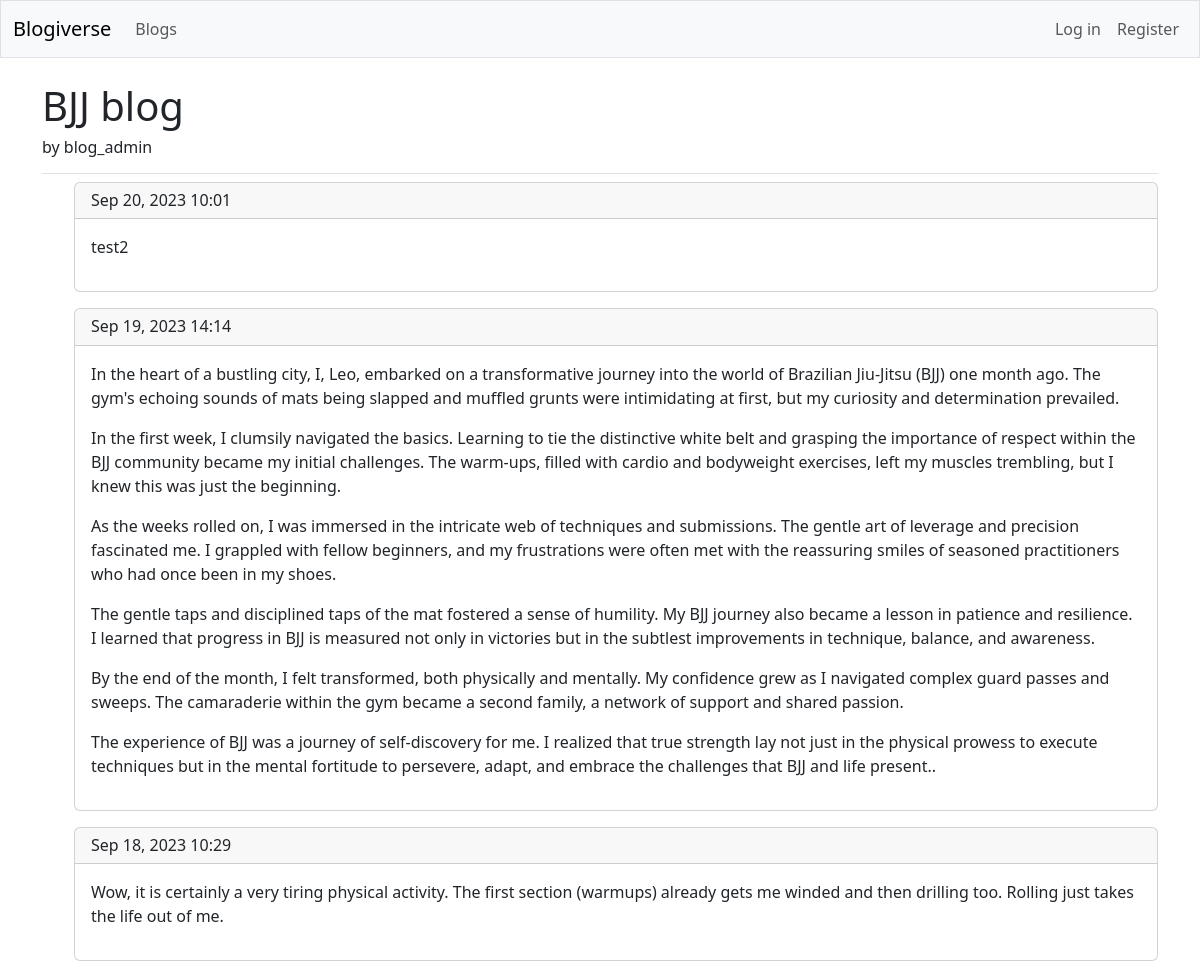
The app's page /blogs/1/, older data.
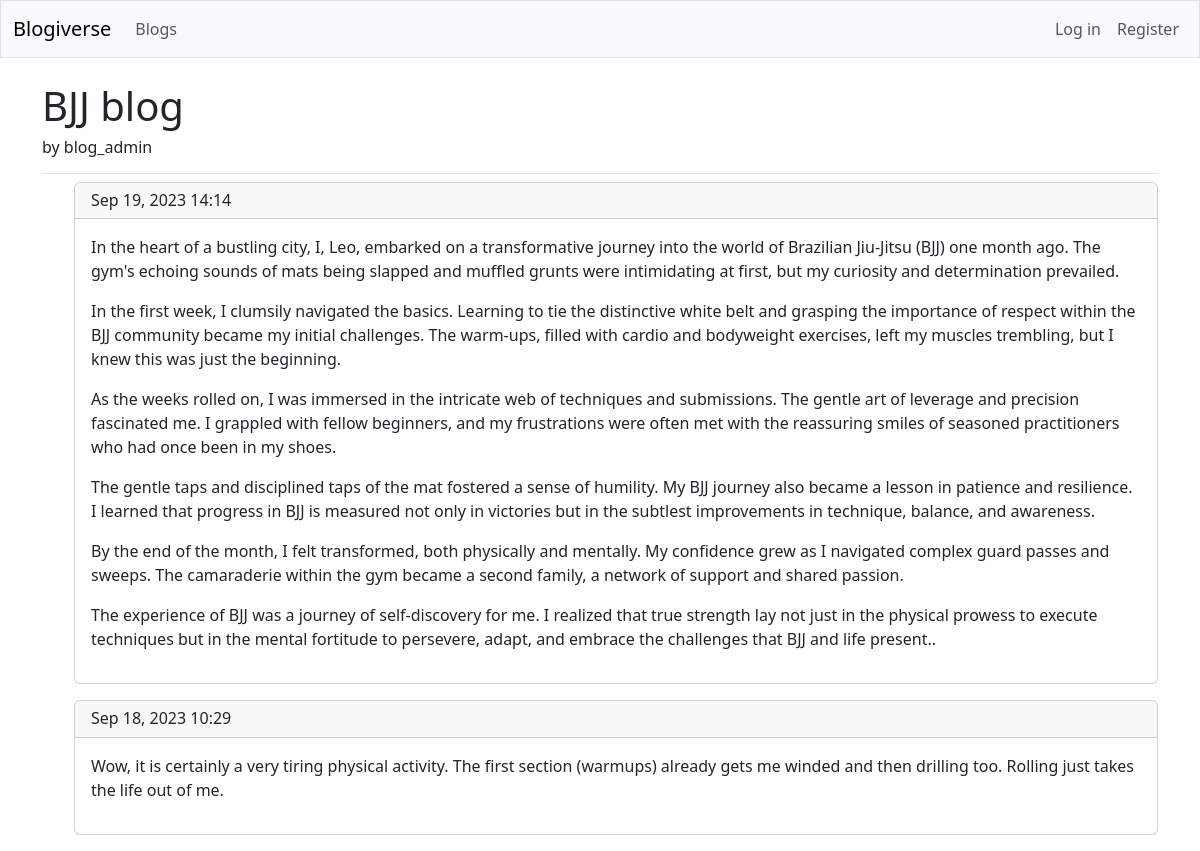
The same page, newer data.
### blogs/models.py (models this page shows, shortened)
class Post(models.Model):
    blog = models.ForeignKey(Blog, on_delete=models.CASCADE)
    text = models.TextField()
    date_added = models.DateTimeField(auto_now_add=True)
    class Meta:
        verbose_name_plural = 'posts'

### blogs/views.py (the view)
# urls.py: path('blogs/<int:blog_id>/', views.blog, name='blog'),
def blog(request, blog_id):
    blog = Blog.objects.get(id=blog_id)
    posts = blog.post_set.order_by('-date_added')
    context = {'blog':blog, 'posts':posts}
    return render(request, 'blogs/blog.html', context)

### blogs/templates/blogs/blog.html (shortened to what this page needs)
{% extends 'blogs/base.html' %}
{% block page_header %}
  <h1>{{ blog.title }}</h1>
  <h6>by {{ blog.owner }}</h6>
{% endblock page_header %}
{% block content %}
  <ul>
    {% for post in posts %}
      <div class="card mb-3">
        <h6 class="card-header">
          {{ post.date_added|date:'M d, Y H:i'}} &nbsp;&nbsp;
        </h6>
        <div class="card-body">{{ post.text|linebreaks }}</div>
      </div>
    {% empty %}
      <p>There are 0 posts for this blog.</p>
    {% endfor %}
{% endblock content %}

Row changes from the older to the newer data that the page shows:
removed Post: date_added "Sep 20, 2023 10:01", text "test2"
